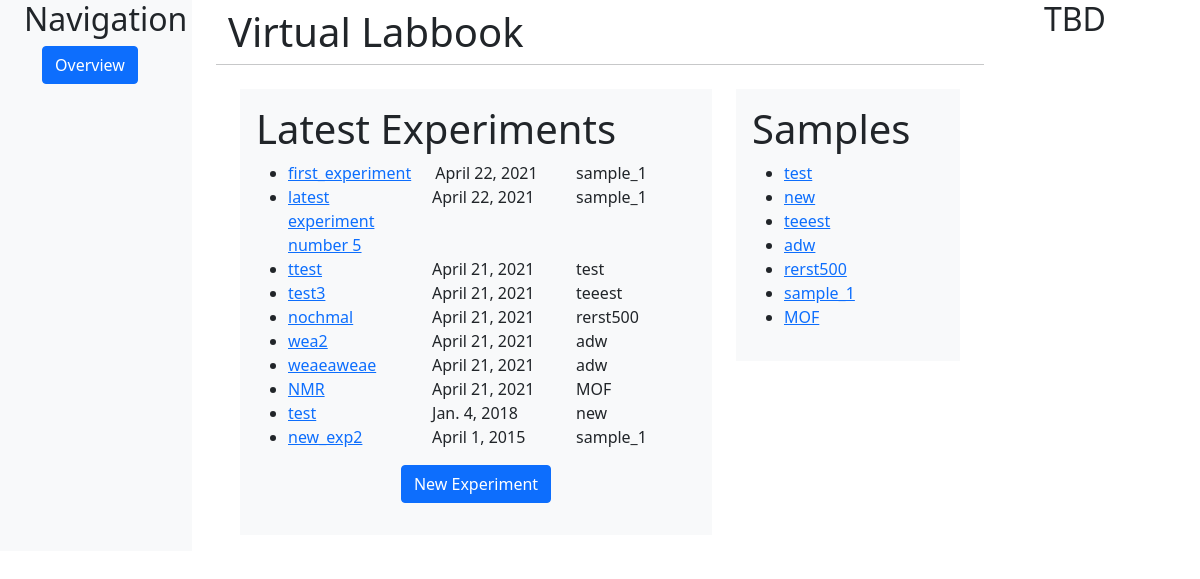
The page /polls/ on the database as committed earlier.
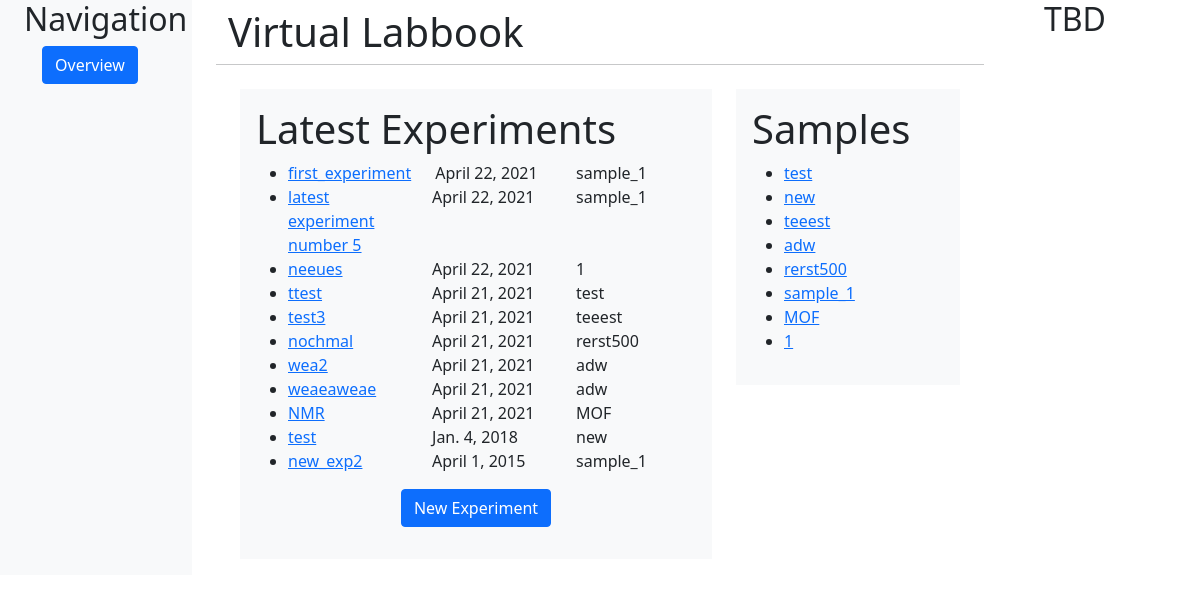
The same page on the database as committed later.
### polls/models.py (models this page shows, shortened)
class Experiment(models.Model):
    sample = models.ForeignKey(Sample, on_delete=models.PROTECT, related_name='experiments')
    name = models.CharField(max_length=200)
    date = models.DateField('Date of experiment', default=datetime.datetime.now)

class Sample(models.Model):
    name = models.CharField(max_length=200)
    def __str__(self):
        return self.name

### polls/views.py (the view)
# urls.py: path('', views.index, name='index'),
def index(request):
    context = {
        'experiment_list': Experiment.objects.order_by('-date'),
        'sample_list': Sample.objects.exclude(experiments=None)}
    return render(request, 'polls/index.html', context)

### polls/templates/polls/index.html
{% extends 'polls/base.html' %}
{% block content %}
{% if 'create_experiment' in request.path %}
<h1>New Experiment</h1>
{% include 'polls/update-experiment.html' %}
{%else%}
<div class="row row-cols-1 row-cols-xl-2">
    <div class="col-xl-8">
        <div class="py-3 px-3 mb-3 bg-light text-dark">
            <h1> Latest Experiments </h1>
            {% if experiment_list %}
            <ul>
                {% for experiment in experiment_list %}
                <li>
                    <div class="row">
                        <div class="col">
                            <a href="{%url 'polls:experiment-detail' experiment.id%}">{{ experiment.name }}</a>
                        </div>
                        <div class="col">
                            {% if not experiment.date is None %}
                            {{ experiment.date}}
                            {% endif %}
                        </div>
                        <div class="col-4">
                            {{ experiment.sample }}
                        </div>
                    </div>
                </li>
                {% endfor %}
            </ul>
            {% else %}
            <p>No experiments are available.</p>
            {% endif %}
            <form action="{% url 'polls:create-experiment' %}" method="get">
                <div class="row row-cols-auto my-3 justify-content-md-center">
                    <div class="col"><input type="submit" value="New Experiment" class="btn btn-primary"/></div>
                </div>
            </form>
        </div>
    </div>
    <div class="col-xl-4">
        <div class="py-3 px-3 mb-3 bg-light text-dark">
            <h1> Samples </h1>
            {% if sample_list %}
            <ul>
                {% for sample in sample_list %}
                <li><a href="{%url 'polls:sample-detail' sample.id%}">{{ sample.name }} </a></li>
                {% endfor %}
            </ul>
            {% else %}
            <p>No experiments are available.</p>
            {% endif %}
        </div>
    </div>
</div>
{% endif %}
{% endblock %}

Rows that differ between the two databases and show on the page:
added Experiment: name "neeues", date "April 22, 2021", sample "1"
added Sample: name "1"
